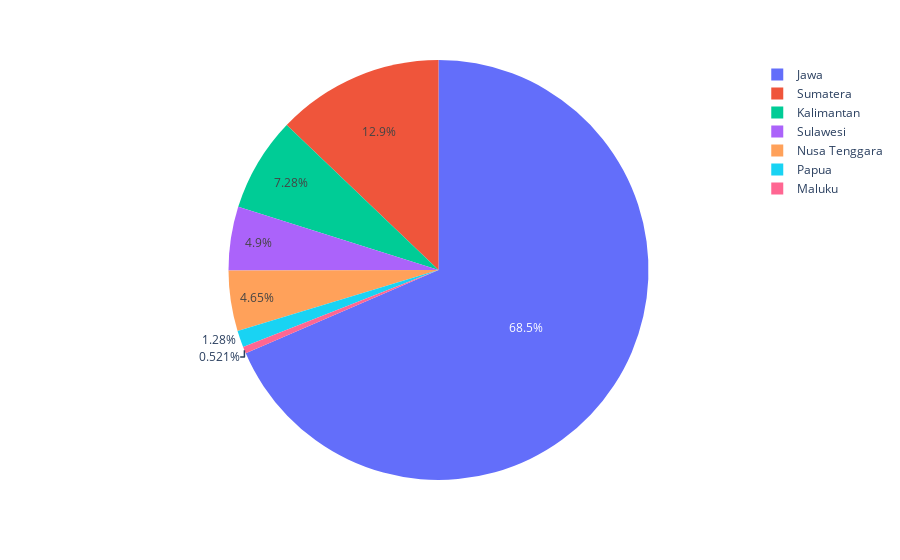

This figure's notebook cell:
### Markdown cell above
## Total Cases Grouped by Island

### Code cell
df_land = df_prov2.copy()
df_land['Island'] = ''

for prov in df_land['Location']:
    i = df_land[df_land['Location']==prov].index.values
    df_land['Island'][i] = df_raw[df_raw['Location']==prov]['Island'].unique()
    
df_island = pd.DataFrame(columns=['Island', 'Total Cases'])
df_island['Island'] = df_land['Island'].unique()

for land in df_island['Island']:
    i = df_island[df_island['Island']==land].index.values
    df_island['Total Cases'][i] = df_land[df_land['Island']==land]['Total Cases'].sum()

    
fig = px.pie(df_island, values='Total Cases', names='Island')
fig.show()

### Figure 1 — Plotly figure (JSON) as saved in the notebook; plotly's stock layout.template omitted (floating-point values rounded to 4 significant figures)
{"data": [{"domain": {"x": [0.0, 1.0], "y": [0.0, 1.0]}, "hovertemplate": "Island=%{label}<br>Total Cases=%{value}<extra></extra>", "labels": ["Jawa", "Kalimantan", "Nusa Tenggara", "Sumatera", "Sulawesi", "Papua", "Maluku"], "legendgroup": "", "name": "", "showlegend": true, "type": "pie", "values": [4382378, 465732, 297493, 822718, 313608, 82097, 33331]}], "layout": {"legend": {"tracegroupgap": 0}, "margin": {"t": 60}}}
